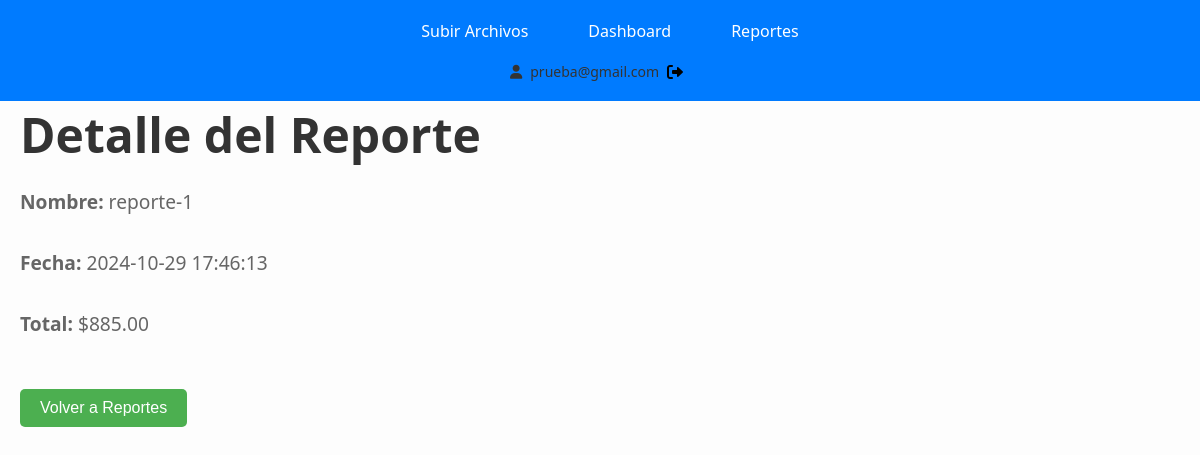
Page /reporte/1 (signed in) on the committed database.
### tables this page shows
CREATE TABLE reportes (
            id INTEGER PRIMARY KEY AUTOINCREMENT,
            user_id INTEGER NOT NULL,
            nombre TEXT NOT NULL,
            fecha TEXT NOT NULL,
            total REAL NOT NULL,
            FOREIGN KEY (user_id) REFERENCES usuarios (id)
        );

### app.py (the view)
@app.route('/reporte/<int:id>')
def ver_reporte(id):
    if 'user_id' not in session:
        return redirect(url_for('login'))
    conn = get_db_connection()
    reporte = conn.execute('SELECT * FROM reportes WHERE id = ?', (id,)).fetchone()
    conn.close()
    if reporte is None:
        flash("Reporte no encontrado.")
        return redirect(url_for('reportes_anteriores'))
    return render_template('ver_reporte.html', reporte=reporte)

### app.py (called while the page is built)
def get_db_connection():
    conn = sqlite3.connect('app.db')
    conn.row_factory = sqlite3.Row
    return conn

### templates/ver_reporte.html (shortened to what this page needs)
<!DOCTYPE html>
<html lang="es">
<head>
    <link rel="stylesheet" href="/static/styles.css">
    <link rel="stylesheet" href="https://cdnjs.cloudflare.com/ajax/libs/font-awesome/6.0.0-beta3/css/all.min.css">
   <nav class="navbar">
    <ul class="menu">
        <li><a href="/index">Subir Archivos</a></li>
        <li><a href="/dashboard">Dashboard</a></li>
        <li><a href="/reportes.anteriores">Reportes</a></li>
    </ul>
    <div class="user-info">
        <i class="fas fa-user"></i>
        <span>{{ session['user_email'] }}</span>
        <a href="/logout" class="logout-icon">
            <i class="fas fa-sign-out-alt"></i>
        </a>
    </div>
</nav>
</head>
<div class="container">
    <h1>Detalle del Reporte</h1>
    <p><strong>Nombre:</strong> {{ reporte['nombre'] }}</p>
    <p><strong>Fecha:</strong> {{ reporte['fecha'] }}</p>
    <p><strong>Total:</strong> ${{ "%.2f"|format(reporte['total']) }}</p>
    <button onclick="window.location.href='/reportes.anteriores'" class="back-button">Volver a Reportes</button>
</div>
</body>
</html>

### static/styles.css (style rules this page uses)
button, .btn-download, .btn-new-report, .btn-dashboard { display: inline-block; padding: 10px 20px; margin: 10px 0; border: none; border-radius: 5px; font-size: 16px; cursor: pointer; transition: all 0.3s ease; text-decoration: none; text-align: center; }
.navbar { position: fixed; top: 0; left: 0; width: 100%; background-color: #007bff; padding: 10px; text-align: center; z-index: 1000; }
.navbar ul { list-style-type: none; margin: 0; padding: 0; display: flex; justify-content: center; gap: 20px; }
.navbar ul li { display: inline; }
.navbar ul li a { color: white; text-decoration: none; padding: 10px 20px; display: inline-block; transition: background-color 0.3s; }
.menu { color: white; text-decoration: none; font-size: 16px; }
.container { max-width: 1200px; margin: 20px auto; padding: 0 20px; padding-top: 50px; }
h1 { font-size: 3em; color: #333; margin-bottom: 20px; }
p { font-size: 1.2em; color: #666; margin-bottom: 30px; max-width: 600px; line-height: 1.6; }
.user-info { position: relative; top: 15%; left: 40%; display: flex; align-items: center; gap: 8px; font-size: 14px; color: #333; padding: 10px 20px; border-radius: 6px; z-index: 1000; }
.logout-icon { display: flex; align-items: center; color: #000000; text-decoration: none; gap: 4px; }
.logout-icon i { font-size: 16px; }
.back-button { background-color: #4CAF50; color: white; padding: 10px 20px; border: none; border-radius: 5px; cursor: pointer; font-size: 16px; margin-top: 20px; }

### rows in the picture
reportes: nombre "reporte-1", fecha "2024-10-29 17:46:13", total "885.00"

### other values in the picture
{{ session['user_email'] }} "prueba@gmail.com"
